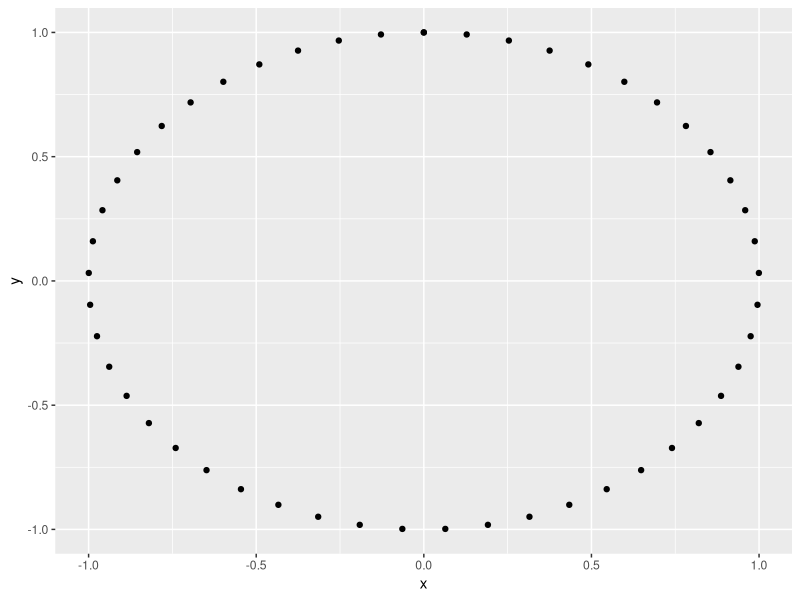
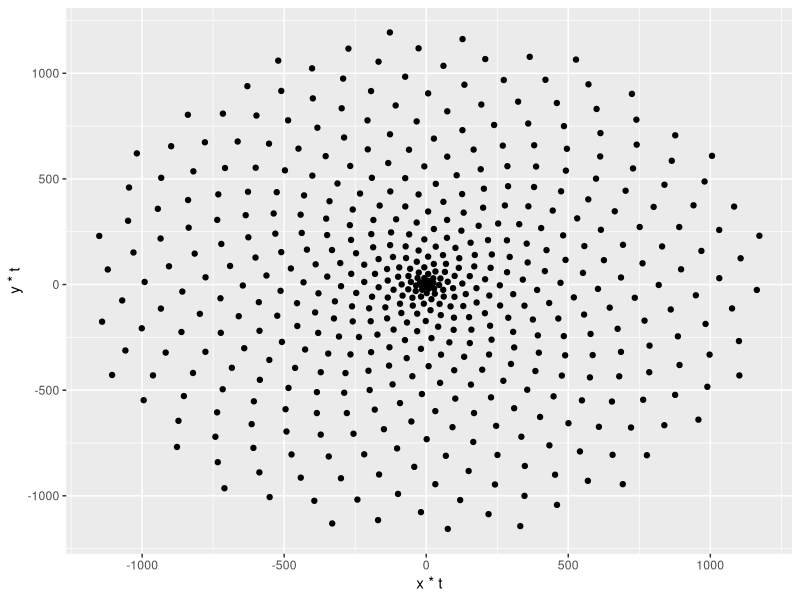
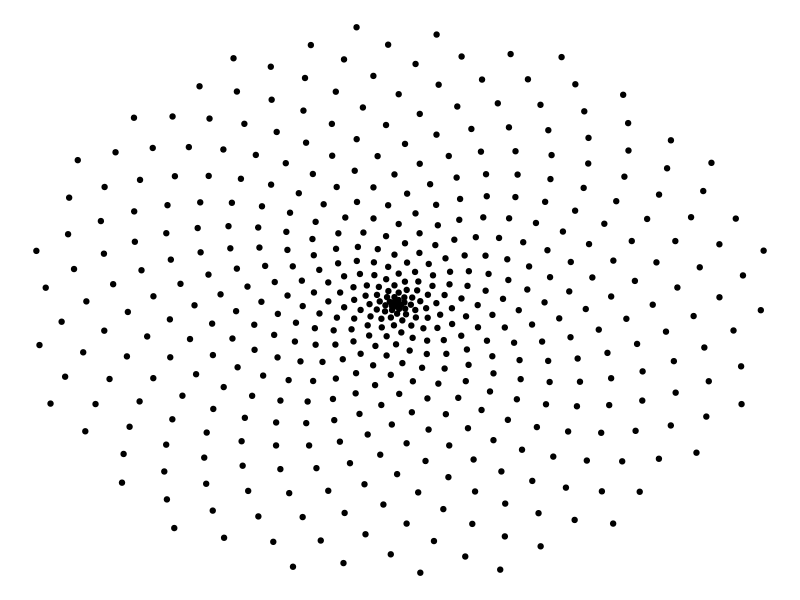
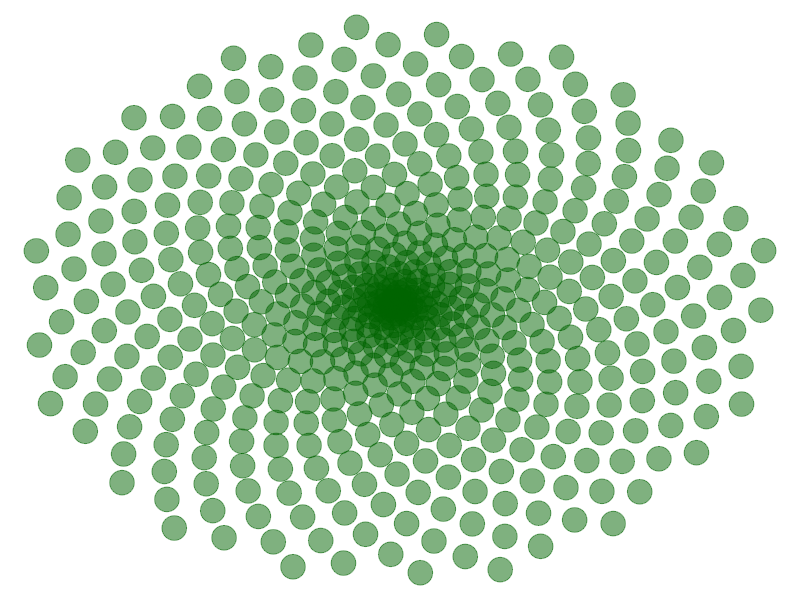
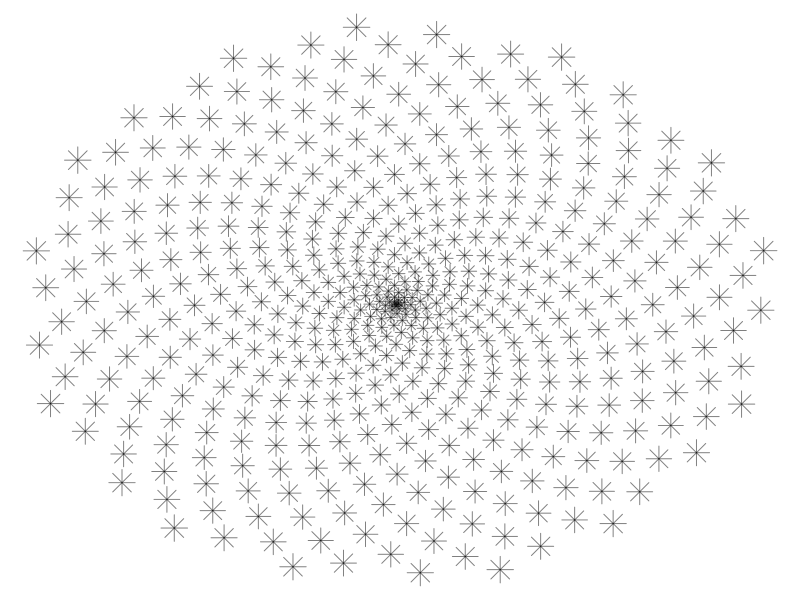
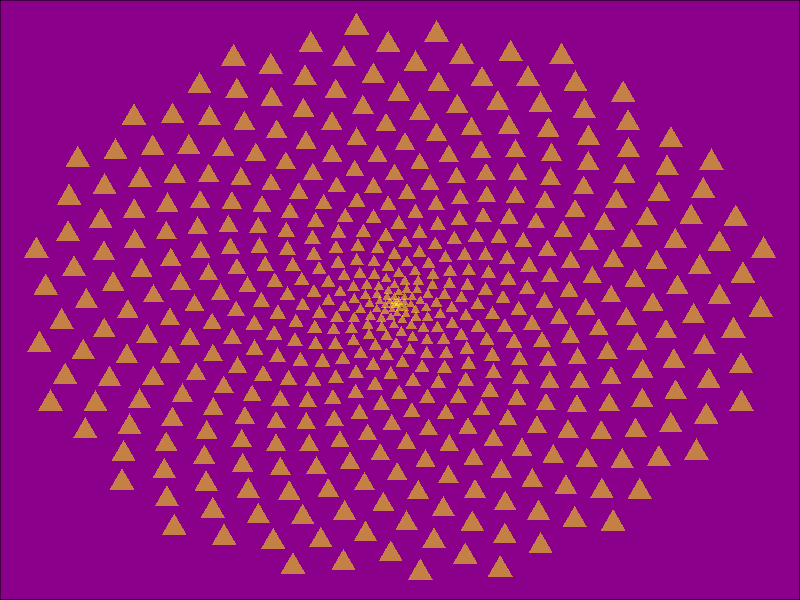
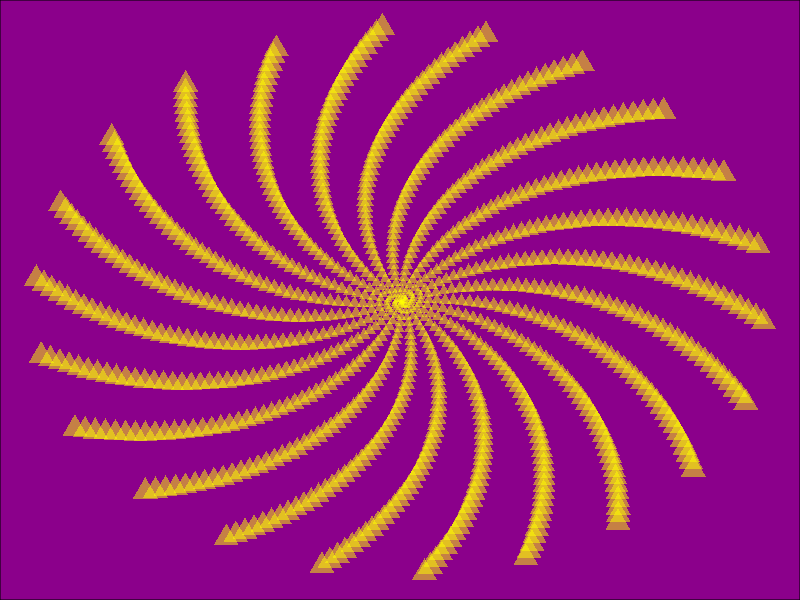
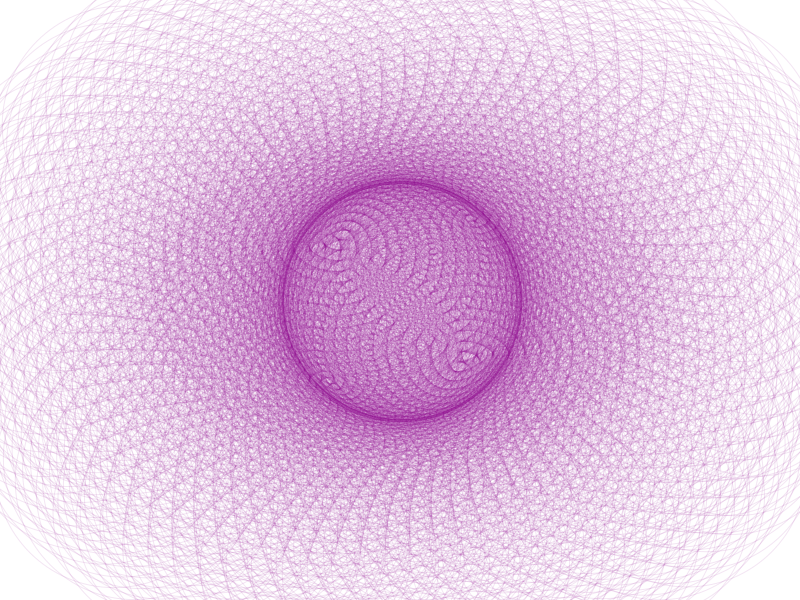

Write the R code that produced these figures, in order.
## ---- chunk 1
knitr::opts_chunk$set(echo = TRUE, message = FALSE, warning = FALSE, fig.align = "center")
## ---- chunk 2
library(ggplot2)

options(repr.plot.width = 4, repr.plot.height = 4)

t <- seq(0, 2*pi, length.out = 50)
x <- sin(t)
y <- cos(t)
df <- data.frame(t, x, y)

# Make a scatter plot of points in a circle
p <- ggplot(df, aes(x, y))
p + geom_point()

# Defining the number of points
points <- 500

# Defining the Golden Angle
angle <- pi*(3-sqrt(5))

t <- (1:points) * angle
x <- sin(t)
y <-cos(t)
df <- data.frame(t, x, y)

# Make a scatter plot of points in a spiral
p <- ggplot(df, aes(x*t, y*t))
p + geom_point()

df <- data.frame(t, x, y)

# Make a scatter plot of points in a spiral
p <- ggplot(df, aes(x*t, y*t))
p + geom_point() +
theme_void()

# Add colour, size, and transparency to plot

p <- ggplot(df, aes(x*t, y*t))
p + geom_point(size = 8, alpha = 0.5, color = "darkgreen") +
theme_void()

# Map size to variable t and remove legend

p <- ggplot(df, aes(x*t, y*t))
p + geom_point(aes(size = t), alpha = 0.5, color = "black", shape = 8) +
theme_void() +
theme(legend.position="none")

# Plot sunflower

p <- ggplot(df, aes(x*t, y*t))
p + geom_point(aes(size = t), alpha = 0.5, color = "yellow", shape = 17) +
theme_void() +
theme(legend.position="none", plot.background = element_rect(fill = "darkmagenta"))

# Changle angle from golden angle (aprrox 2.4) to 2.0
angle <- 2
points <- 1000

t <- (1:points)*angle
x <- sin(t)
y <- cos(t)

df <- data.frame(t, x, y)

p <- ggplot(df, aes(x*t, y*t))
p + geom_point(aes(size = t), alpha = 0.5, color = "yellow", shape = 17) +
theme_void() +
theme(legend.position="none", plot.background = element_rect(fill = "darkmagenta"))

# Final plot

angle <- 13*pi/180
points <- 2000

t <- (1:points)*angle
x <- sin(t)
y <- cos(t)

df <- data.frame(t, x, y)

p <- ggplot(df, aes(x*t, y*t))
p + geom_point(aes(size = t), alpha = 0.1, color = "magenta4", shape = 1, size = 80) +
theme_void() +
theme(legend.position="none")
